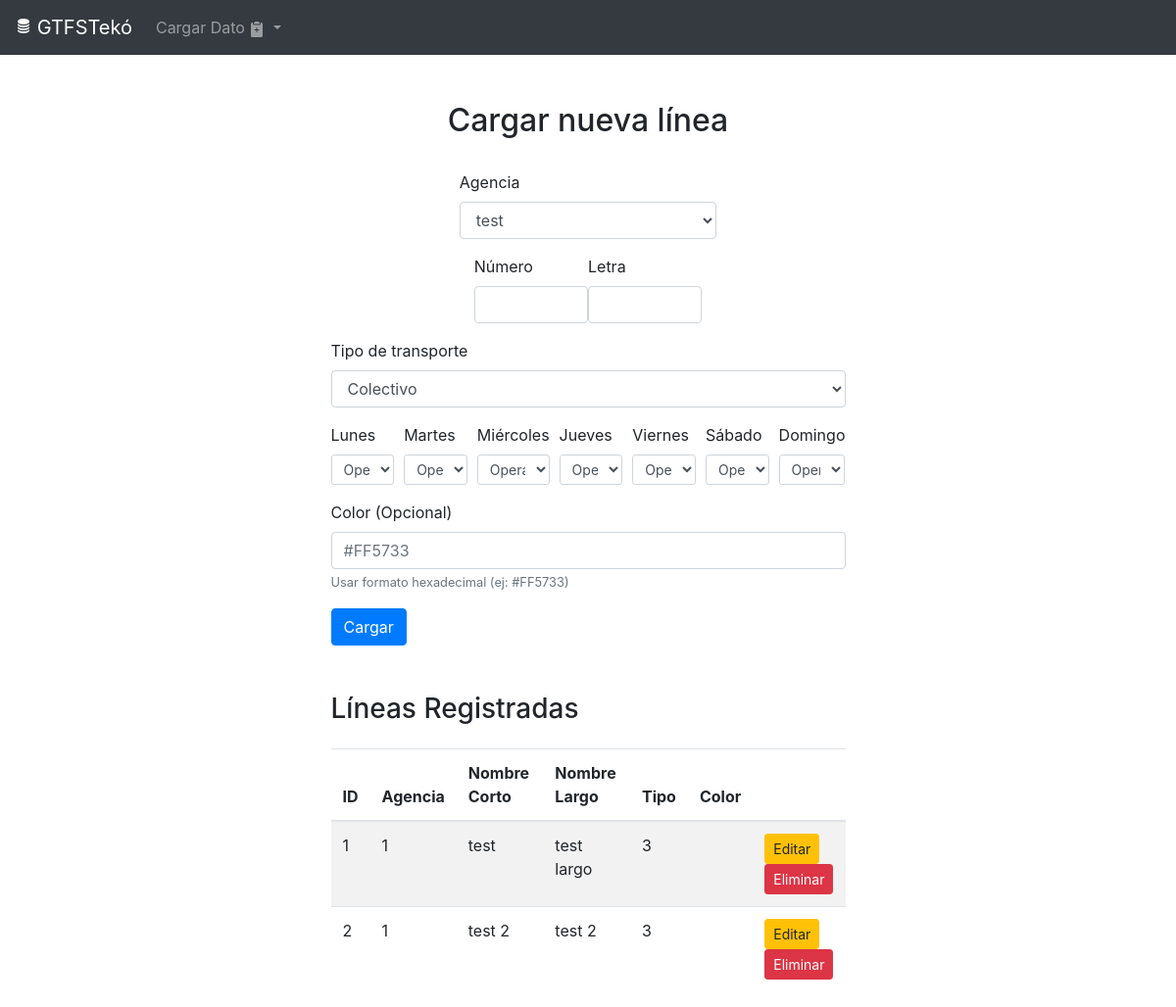
/route/cargar_routes, run on an earlier commit of the app's database.
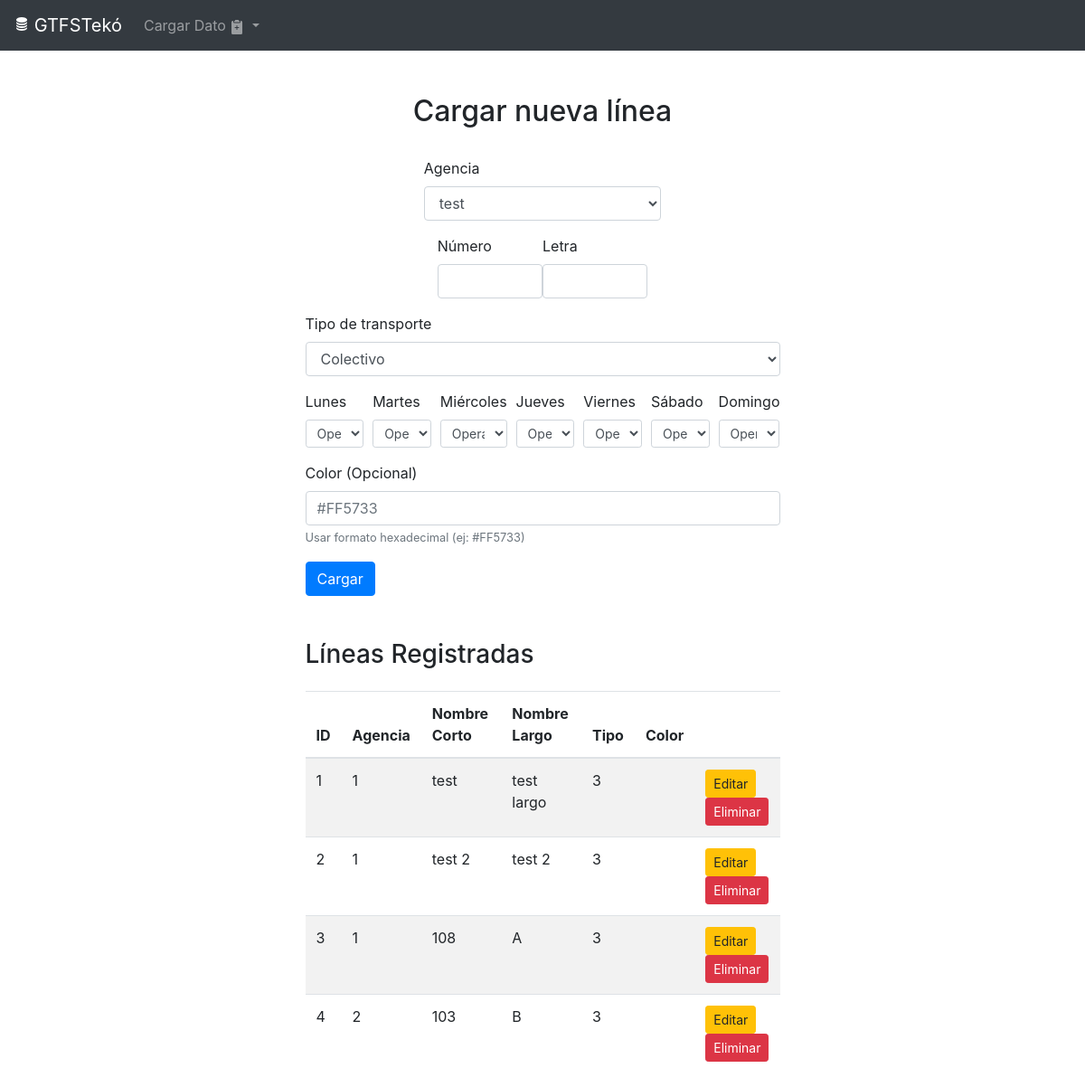
And on a later commit of the database.
### models/models.py (models this page shows)
class Route(db.Model):
    route_id = db.Column(db.Integer, primary_key=True)
    agency_id = db.Column(db.Integer, db.ForeignKey('agency.agency_id'), nullable=False)
    route_short_name = db.Column(db.String(10), nullable=False)
    route_long_name = db.Column(db.String(100), nullable=False)
    route_type = db.Column(db.Integer, nullable=False)
    route_color = db.Column(db.String(6))

### routes/route_routes.py (the view, shortened to what this page needs)
@route_bp.route('/cargar_routes', methods=['GET', 'POST'])
def cargar_routes():
    agencies = Agency.query.all()  # Fetch agencies for dropdown
    routes = Route.query.all()  # Fetch routes for table
    return render_template('cargar_routes.html', agencies=agencies, routes=routes)

### templates/cargar_routes.html (shortened to what this page needs)
{% extends "base.html" %}
{% block content %}
<div class="container mt-5 d-flex justify-content-center w-50 flex-column">
    <h2 class="text-center">Cargar nueva línea</h2>
    <form method="POST" class="mt-4">
        <div class="d-flex justify-content-center">
        <div class="form-group w-50">
            <label for="agency_id">Agencia</label>
            <select class="form-control" id="agency_id" name="agency_id" required>
                {% for agency in agencies %}
                    <option value="{{ agency.agency_id }}">{{ agency.agency_name }}</option>
                {% endfor %}
            </select>
        </div>
    </div>
        <div class="container d-flex justify-content-center w-50">
        <div class="form-group">
            <label for="route_short_name">Número</label>
            <input type="text" class="form-control" id="route_short_name" name="route_short_name" required>
        </div>
        <div class="form-group">
            <label for="route_long_name">Letra</label>
            <input type="text" class="form-control" id="route_long_name" name="route_long_name" required>
        </div>
    </div>
    <div class="d-flex justify-content-center flex-column">
        <div class="form-group">
            <label for="route_type">Tipo de transporte</label>
            <select class="form-control" id="route_type" name="route_type" required>
                <option value="3">Colectivo</option>
            </select>
        </div>
        <div class="form-row">
            {% for day in ['lunes', 'martes', 'miércoles', 'jueves', 'viernes', 'sábado', 'domingo'] %}
            <div class="form-group col">
                <label for="{{ day }}">{{ day|capitalize }}</label>
                <select class="form-control form-control-sm" id="{{ day }}" name="{{ day }}" required>
                    <option value="1" selected>Operativo</option>
                </select>
            </div>
            {% endfor %}
        </div>
        <div class="form-group">
            <label for="route_color">Color (Opcional)</label>
            <input type="text" class="form-control" id="route_color" name="route_color" placeholder="#FF5733" maxlength="7">
            <small class="form-text text-muted">Usar formato hexadecimal (ej: #FF5733)</small>
        </div>
    </div>
        <button type="submit" class="btn btn-primary">Cargar</button>
    </form>
    <h3 class="mt-5">Líneas Registradas</h3>
    <table class="table table-striped mt-3">
        <thead>
            <tr>
                <th>ID</th>
                <th>Agencia</th>
                <th>Nombre Corto</th>
                <th>Nombre Largo</th>
                <th>Tipo</th>
                <th>Color</th>
                <th></th>
            </tr>
        </thead>
        <tbody>
            {% for route in routes %}
                <tr>
                    <td>{{ route.route_id }}</td>
                    <td>{{ route.agency_id }}</td>
                    <td>{{ route.route_short_name }}</td>
                    <td>{{ route.route_long_name }}</td>
                    <td>{{ route.route_type }}</td>
                    <td>{{ route.route_color }}</td>
                    <td>
                        <button type="button" class="btn btn-warning btn-sm" data-toggle="modal" data-target="#editModal{{ route.route_id }}">
                            Editar
                        </button>
                        <form method="POST" action="{{ url_for('route.delete_route', route_id=route.route_id) }}" onsubmit="return confirm('¿Estás seguro de que deseas eliminar esta ruta?');">
                            <button type="submit" class="btn btn-danger btn-sm">Eliminar</button>
                        </form>
                    </td>
                </tr>
            {% endfor %}
        </tbody>
    </table>
</div>
{% endblock %}

### templates/base.html (shortened to what this page needs)
<!DOCTYPE html>
<html lang="en">
<head>
    <link rel="stylesheet" href="https://stackpath.bootstrapcdn.com/bootstrap/4.5.2/css/bootstrap.min.css">
</head>
<body>
    {% include 'navbar.html' %}
    <div class="container">
        {% block content %}{% endblock %}
    </div>
</body>
</html>

### templates/navbar.html (shortened to what this page needs)
<nav class="navbar navbar-expand-lg navbar-dark bg-dark">
    <a class="navbar-brand" href="{{ url_for('index') }}">
        GTFSTekó</a>
    <div class="collapse navbar-collapse" id="navbarNav">
        <ul class="navbar-nav mr-auto">
            <li class="nav-item dropdown">
                <a class="nav-link dropdown-toggle" href="#" id="navbarDropdownCargar" role="button" data-toggle="dropdown" aria-haspopup="true" aria-expanded="false">
                     Cargar Dato
                </a>
            </li>
        </ul>
    </div>
</nav>

What changed in the data, as far as the page shows it:
added Route: route_id "3", agency_id "1", route_short_name "108", route_long_name "A", route_type "3"
added Route: route_id "4", agency_id "2", route_short_name "103", route_long_name "B", route_type "3"
